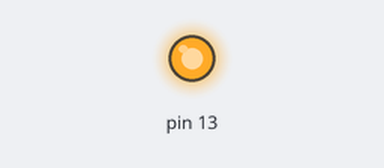
Bench run of a sketch on a simulated Arduino Uno, built with avr-gcc and run on an emulated ATmega328P. On the bench: output pins drawn as LEDs (lit = HIGH). What the sketch prints to the serial monitor is not drawn.

Above: at 0.1 s.
Timing chart, 0 to 1.6 s (numbered marks = the images above):
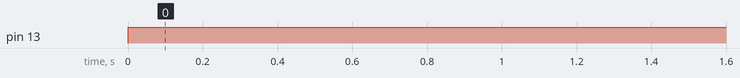

Measured:
- by itself, pin 13: LOW → HIGH at 0.00 s

The sketch:

basic.ino
```cpp
void setup(){
  pinMode(13,OUTPUT);
  Serial.begin(9600);
  Serial.println("Starting up");
}

void loop(){
  digitalWrite(13,HIGH);
}//end of code
```
